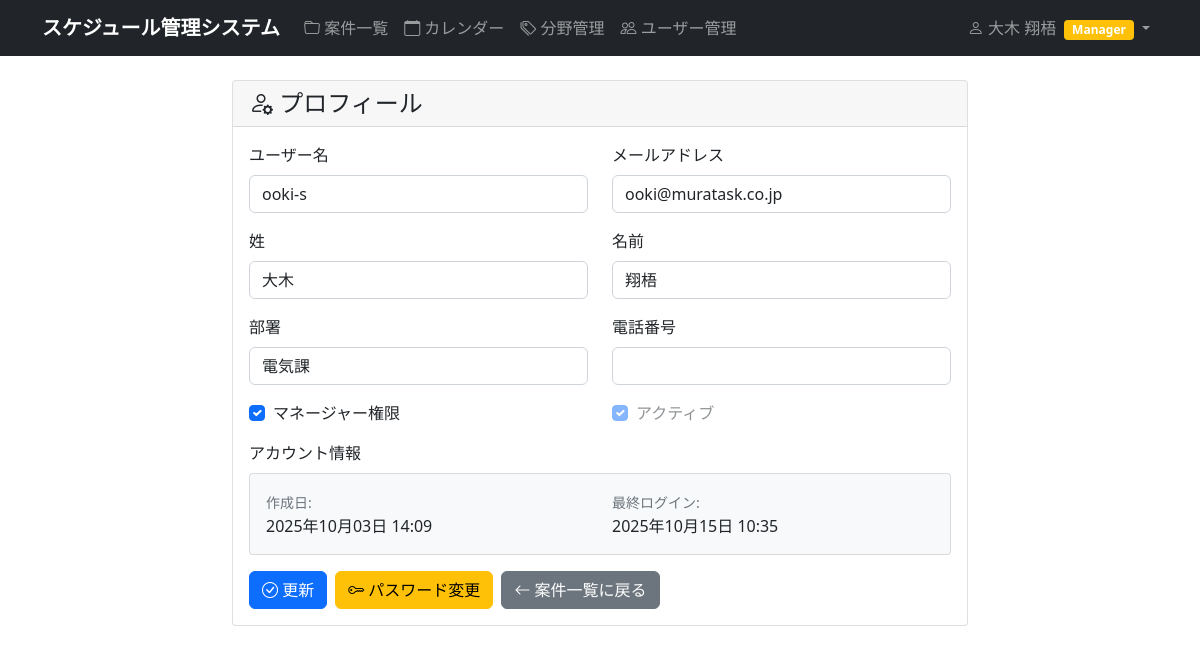
The app's page /accounts/profile/ (signed in) with its own data.
### accounts/models.py (models this page shows, shortened)
class CustomUser(AbstractUser):
    email = models.EmailField('メールアドレス', blank=True, null=True)
    department = models.CharField('部署', max_length=100, blank=True)
    phone = models.CharField('電話番号', max_length=20, blank=True)
    is_manager = models.BooleanField('マネージャー権限', default=False)
    is_viewer = models.BooleanField('閲覧者権限', default=False, help_text='全員の案件を閲覧できますが編集はできません')
    class Meta:
        verbose_name = 'ユーザー'
        verbose_name_plural = 'ユーザー'

### accounts/views.py (the view)
# urls.py: path('profile/', views.profile, name='profile'),
@login_required
@never_cache
def profile(request):
    if request.method == 'POST':
        if request.user.is_manager or request.user.is_superuser:
            form = UserManagementForm(request.POST, instance=request.user)
        else:
            form = UserProfileForm(request.POST, instance=request.user)
        if form.is_valid():
            form.save()
            messages.success(request, 'プロフィールを更新しました。')
            return redirect('accounts:profile')
    else:
        if request.user.is_manager or request.user.is_superuser:
            form = UserManagementForm(instance=request.user)
            if not request.user.is_superuser:
                form.fields['is_active'].widget.attrs['disabled'] = True
        else:
            form = UserProfileForm(instance=request.user)
    return render(request, 'accounts/profile.html', {'form': form})

### templates/accounts/profile.html (shortened to what this page needs)
{% extends "base.html" %}
{% block content %}
<div class="row">
    <div class="col-md-8 mx-auto">
        <div class="card">
            <div class="card-header">
                <h4 class="card-title mb-0">
                    <i class="bi bi-person-gear"></i> プロフィール
                </h4>
            </div>
            <div class="card-body">
                <form method="post">
                    <div class="row">
                        <div class="col-md-6">
                            <div class="mb-3">
                                <label for="{{ form.username.id_for_label }}" class="form-label">ユーザー名</label>
                                {{ form.username }}
                            </div>
                        </div>
                        <div class="col-md-6">
                            <div class="mb-3">
                                <label for="{{ form.email.id_for_label }}" class="form-label">メールアドレス</label>
                                {{ form.email }}
                            </div>
                        </div>
                    </div>
                    <div class="row">
                        <div class="col-md-6">
                            <div class="mb-3">
                                <label for="{{ form.last_name.id_for_label }}" class="form-label">姓</label>
                                {{ form.last_name }}
                            </div>
                        </div>
                        <div class="col-md-6">
                            <div class="mb-3">
                                <label for="{{ form.first_name.id_for_label }}" class="form-label">名前</label>
                                {{ form.first_name }}
                            </div>
                        </div>
                    </div>
                    <div class="row">
                        <div class="col-md-6">
                            <div class="mb-3">
                                <label for="{{ form.department.id_for_label }}" class="form-label">部署</label>
                                {{ form.department }}
                            </div>
                        </div>
                        <div class="col-md-6">
                            <div class="mb-3">
                                <label for="{{ form.phone.id_for_label }}" class="form-label">電話番号</label>
                                {{ form.phone }}
                            </div>
                        </div>
                    </div>
                    {% if form.is_manager and form.is_active %}
                    <div class="row">
                        <div class="col-md-6">
                            <div class="mb-3 form-check">
                                {{ form.is_manager }}
                                <label class="form-check-label" for="{{ form.is_manager.id_for_label }}">
                                    マネージャー権限
                                </label>
                            </div>
                        </div>
                        <div class="col-md-6">
                            <div class="mb-3 form-check">
                                {{ form.is_active }}
                                <label class="form-check-label" for="{{ form.is_active.id_for_label }}">
                                    アクティブ
                                </label>
                            </div>
                        </div>
                    </div>
                    {% endif %}
                    <div class="mb-3">
                        <label class="form-label">アカウント情報</label>
                        <div class="card bg-light">
                            <div class="card-body">
                                <div class="row">
                                    <div class="col-md-6">
                                        <small class="text-muted">作成日:</small><br>
                                        {{ user.date_joined|date:"Y年m月d日 H:i" }}
                                    </div>
                                    <div class="col-md-6">
                                        <small class="text-muted">最終ログイン:</small><br>
                                        {{ user.last_login|date:"Y年m月d日 H:i"|default:"未ログイン" }}
                                    </div>
                                </div>
                            </div>
                        </div>
                    </div>
                    <div class="d-flex gap-2">
                        <button type="submit" class="btn btn-primary">
                            <i class="bi bi-check-circle"></i> 更新
                        </button>
                        <a href="{% url 'accounts:password_change' %}" class="btn btn-warning">
                            <i class="bi bi-key"></i> パスワード変更
                        </a>
                        <a href="{% url 'schedule:project_list' %}" class="btn btn-secondary">
                            <i class="bi bi-arrow-left"></i> 案件一覧に戻る
                        </a>
                    </div>
                </form>
            </div>
        </div>
    </div>
</div>
{% endblock %}

### templates/base.html (shortened to what this page needs)
<!DOCTYPE html>
<head>
    <link href="https://cdn.jsdelivr.net/npm/bootstrap@5.1.3/dist/css/bootstrap.min.css" rel="stylesheet">
    <link rel="stylesheet" href="https://cdn.jsdelivr.net/npm/bootstrap-icons@1.7.2/font/bootstrap-icons.css">
    {% load static %}
    <link rel="stylesheet" href="{% static 'css/style.css' %}">
</head>
<body>
    <nav class="navbar navbar-expand-lg navbar-dark bg-dark">
        <div class="container">
                        <a class="navbar-brand" href="{% url 'schedule:project_list' %}">
                スケジュール管理システム
            </a>
            {% if user.is_authenticated %}
            <div class="collapse navbar-collapse" id="navbarNav">
                <ul class="navbar-nav me-auto">
                    <li class="nav-item">
                        <a class="nav-link" href="{% url 'schedule:project_list' %}">
                            <i class="bi bi-folder"></i> 案件一覧
                        </a>
                    </li>
                    <li class="nav-item">
                        <a class="nav-link" href="{% url 'schedule:calendar' %}">
                            <i class="bi bi-calendar"></i> カレンダー
                        </a>
                    </li>
                    <li class="nav-item">
                        <a class="nav-link" href="{% url 'schedule:field_list' %}">
                            <i class="bi bi-tags"></i> 分野管理
                        </a>
                    </li>
                    {% if user.is_manager or user.is_superuser %}
                    <li class="nav-item">
                        <a class="nav-link" href="{% url 'accounts:user_list' %}">
                            <i class="bi bi-people"></i> ユーザー管理
                        </a>
                    </li>
                    {% endif %}
                </ul>
                <ul class="navbar-nav">
                    <li class="nav-item dropdown">
                        <a class="nav-link dropdown-toggle" href="#" role="button" data-bs-toggle="dropdown">
                            <i class="bi bi-person"></i> {% if user.first_name or user.last_name %}{{ user.last_name }} {{ user.first_name }}{% else %}{{ user.username }}{% endif %}
                            {% if user.is_manager %}<span class="badge bg-warning ms-1">Manager</span>{% endif %}
                        </a>
                    </li>
                </ul>
            </div>
            {% endif %}
        </div>
    </nav>
    <main class="container mt-4">
        {% block content %}
        {% endblock %}
    </main>
</body>
</html>

### static/css/style.css (style rules this page uses)
.form-control { border-radius: 0.375rem; }
.navbar-brand { font-weight: bold; }
.btn { border-radius: 0.375rem; font-weight: 500; }
.badge { font-size: 0.75em; }

### records on screen
CustomUser: last_name "大木", first_name "翔梧", username "ooki-s", email "ooki@muratask.co.jp", department "電気課", is_manager "☑", is_active "☑", date_joined "2025年10月03日 14:09", last_login "2025年10月15日 10:35"
